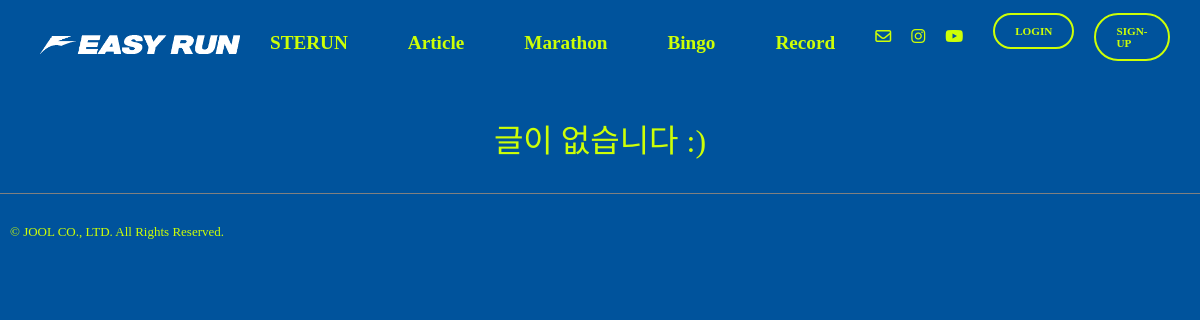
The app's page /article/, older data.
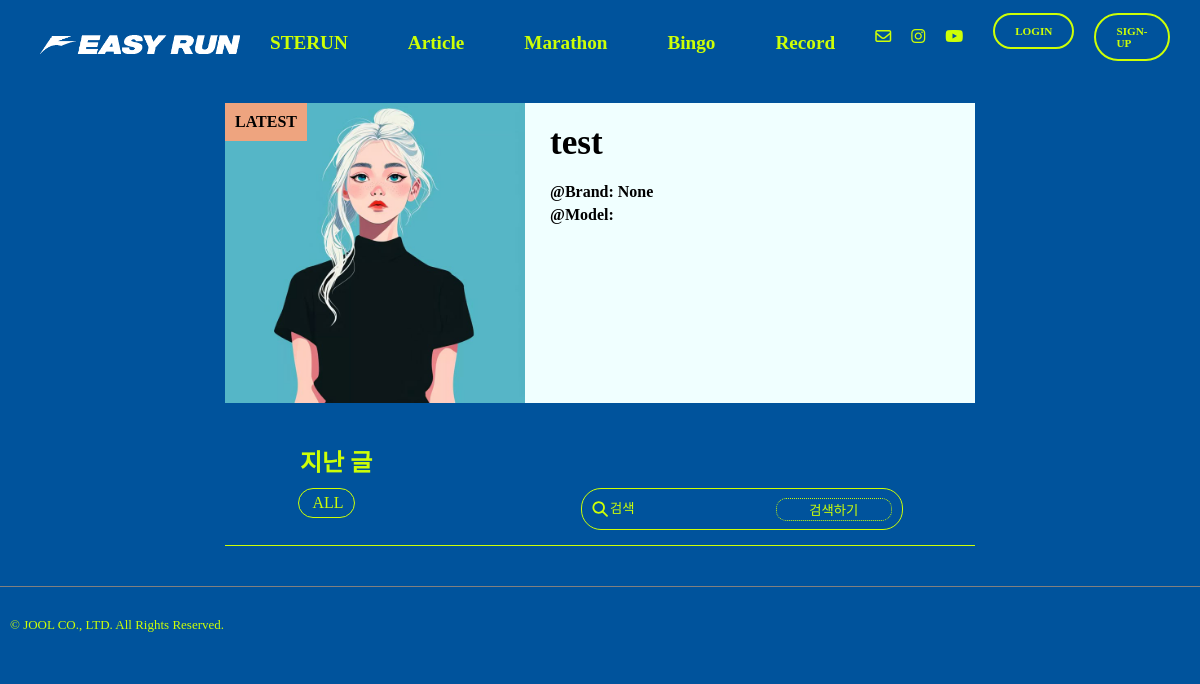
The same page, newer data.
### article/models.py (models this page shows, shortened)
class Article(models.Model):
    id = models.BigAutoField(primary_key=True)
    author = models.CharField(max_length=20)
    title = models.CharField(max_length=30)
    content = SummernoteTextField()
    main_img = models.ImageField(upload_to=image_upload_path)
    brand = models.CharField(max_length=30, blank=True, null=True)
    bgmusic = models.CharField(max_length=50, blank=True, null=True)
    model = models.CharField(max_length=30)
    desc = models.TextField()
    pay = models.BooleanField(default=True)
    pub_date = models.DateTimeField()

### article/views.py (the view)
# urls.py: path("", views.index, name="article"),
def index(request):
    articles = Article.objects.all().order_by('-pub_date')
    recentatc = Article.objects.last()
    recent_id_dic = Article.objects.aggregate(id=Max('id'))
    recent_id = recent_id_dic['id']
    oldatc = Article.objects.all().order_by('-pub_date').exclude(id=recent_id)
    context = {'articles': articles, 'recentatc': recentatc,
               'oldatc': oldatc}
    return render(request, 'collabo_main.html', context)

### templates/collabo_main.html (shortened to what this page needs)
{% extends "base.html" %}
{% load static %}
{% block content %}
  <div class="article-top-space"></div>
  {% if recentatc %}
    <div class="articles-box">
      <a class="card fade-in-up-3" href={% url "article:article" recentatc.id %}>
        <div class="todaytag">LATEST</div>
        <div class="today_article_img"><img class="card-main-img" src="/media/{{ recentatc.main_img }}" alt="" height="auto" width="auto"/>
        </div>
        <div class="card-textsection">
          <p class="card-title">{{ recentatc.title }}</p>
          <p class="card-img-artist">@Brand:
            {{ recentatc.brand }}</p>
          <p class="card-music-artist">@Model:
            {{ recentatc.model }}</p>
          <div class="card-content">
            <p>
            </p>
          </div>
        </div>
      <div class="article_history">
        <div>지난 글</div>
      </div>
      <div class="opt_src">
        <a href={% url "article:article" %}>
          <div class="option" id="all">
            <span>&nbsp;ALL</span>
          </div>
        <div>
          <form class="search" method="post" action="{% url "article:search" %}">
            <input class="search-bar" type="search" placeholder="검색" name="searched" aria-label="Search">
            <button class="search-button" type="submit">
              검색하기
            </button>
          </form>
        </div>
      </div>
      <div class="divider"></div>
    </div>
  {% else %}
    <p class="page-title">글이 없습니다 :)</p>
  {% endif %}
{% endblock content %}

Row changes from the older to the newer data that the page shows:
added Article: main_img (picture), title "test", brand "None"
Text that changed along with them:
text no longer shown: "글이 없습니다 :)"
text now shown: "LATEST @Brand: @Model: 지난 글 ALL 검색하기"
